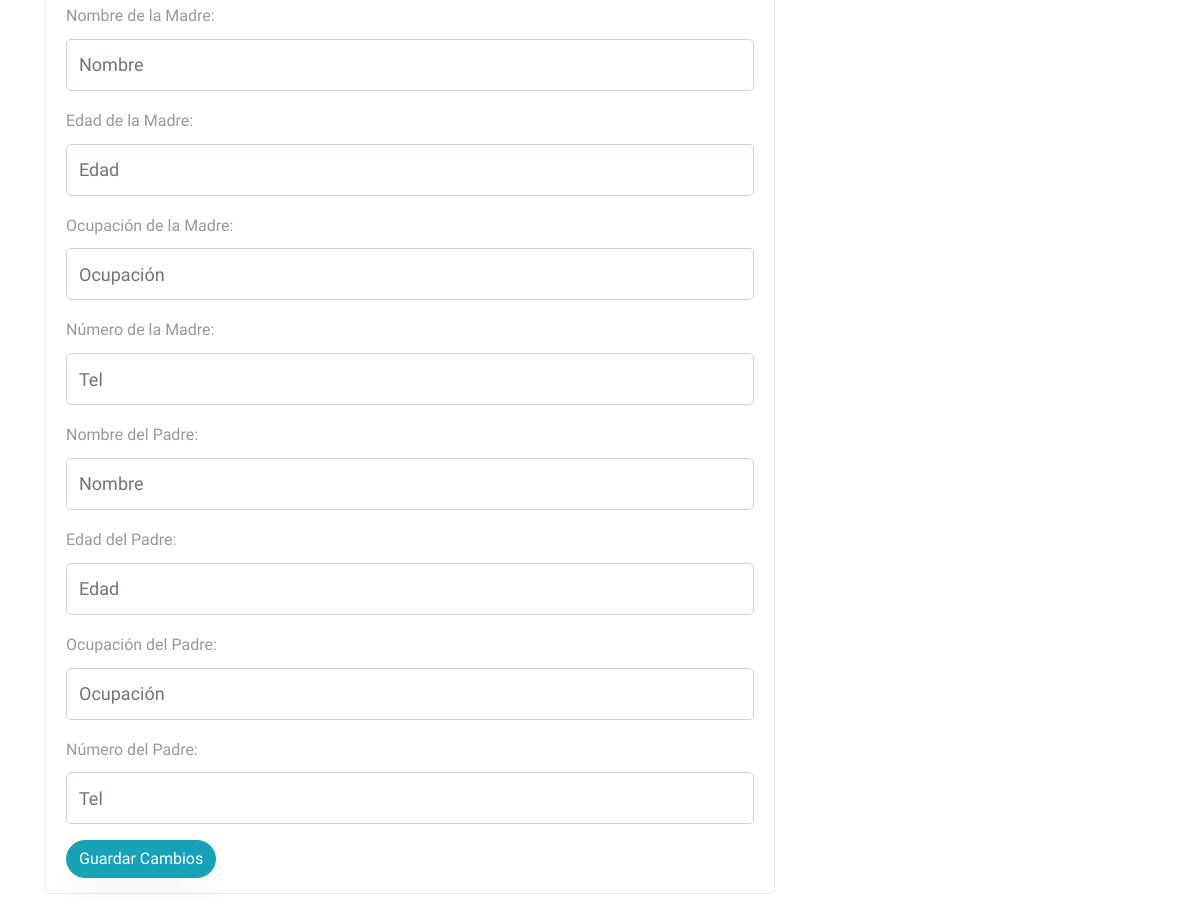
/profile/ (signed in, middle part), run on an earlier commit of the app's database.
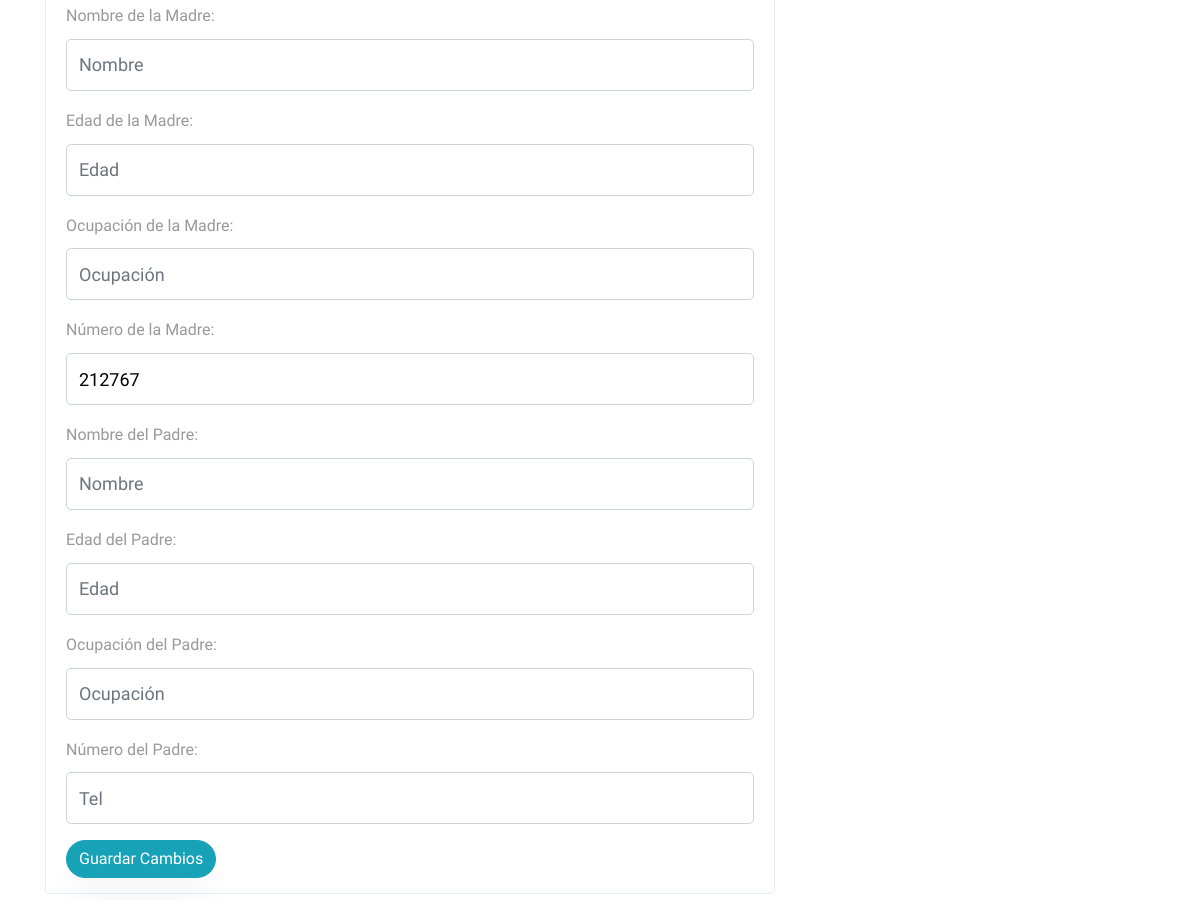
And on a later commit of the database.
### usuario/models.py (models this page shows, shortened)
class Usuario(AbstractBaseUser,PermissionsMixin):
    imagen       =  models.ImageField(default='default.jpg',upload_to='profile_pics')
    email        =  models.EmailField(max_length=60,blank=True)
    facebook     =  models.CharField(max_length=100,blank=True)
    username     =  models.CharField(max_length=30,unique=True)
    nombre       =  models.CharField(max_length=100)
    apellido     =  models.CharField(max_length=100)
    edad         =  models.IntegerField(blank=True,null=True)
    padecimientos = models.TextField(verbose_name="padecimientos",blank=True)
    asistencia = models.CharField(verbose_name="Días de asistencia",max_length=100,blank=True)
    enfoque = models.CharField(verbose_name="Area en la que guste que se enfocará la atención",max_length=100,blank=True)
    nombre_de_la_madre =  models.CharField(verbose_name="Nombre de la Madre",max_length=100,blank=True)
    edad_de_la_madre =  models.IntegerField(verbose_name="Edad",blank=True, null=True)
    ocupacion_de_la_madre = models.CharField(verbose_name="Ocupación",max_length=100,blank=True)
    numero_de_la_madre   =  models.IntegerField(verbose_name="Número de contacto",blank=True,null=True)
    nombre_del_padre =  models.CharField(verbose_name="Nombre del Padre",max_length=100,blank=True)
    edad_del_padre =  models.IntegerField(verbose_name="Edad",blank=True, null=True)
    ocupacion_del_padre = models.CharField(verbose_name="Ocupación",max_length=100,blank=True)
    numero_del_padre    =  models.IntegerField(verbose_name="Número de contacto",blank=True,null=True)
    fecha_nacimiento = models.DateField(verbose_name="Fecha de nacimiento",blank=True, null=True)
    escuela      =  models.CharField(verbose_name="Nombre de la escuela",max_length=100,blank=True)
    domicilio    =  models.CharField(verbose_name="Domicilio",max_length=150,blank=True)
    status_paquetes = models.BooleanField(verbose_name="¿Tiene Paquetes Activos?",default=False)
    '''
    NIVEL_STATUS = (
         ('k','Kinder'),
         ('p','Primaria'),
         ('s','Secundaria'),
         ('b','bachillerato'),
         ('u','universidad'))
    '''
    nivel_academico = models.CharField(max_length=500,blank=True,verbose_name='Nivel académico del alumno')
    date_joined  =  models.DateTimeField(verbose_name="Fecha de ingreso",auto_now_add=True)
    last_login   =  models.DateTimeField(verbose_name="Ultima fecha de Sesión",auto_now=True)
    is_admin     =  models.BooleanField(verbose_name="¿Es Administrador?",default=False)
    is_active    =  models.BooleanField(verbose_name="¿Esta Acivo?",default=True)
    is_staff     =  models.BooleanField(verbose_name="¿Es parte del Staff?",default=False)
    is_superuser =  models.BooleanField(verbose_name="¿Es Super Usuario?",default=False)
    grupo = models.OneToOneField(Group,on_delete=models.SET_NULL,null=True,blank=True)
    USERNAME_FIELD  = "username"
    REQUIRED_FIELDS = ["nombre","apellido"]
    objects = MyUsuarioManager()

### app/views.py (the view)
# urls.py: path('profile/', views.profile,name='profile'),
@login_required
def profile(request):
    context = {}
    if request.POST:
        form = UserUpdateForm(request.POST,request.FILES,instance=request.user)
        if form.is_valid():
            form.save()
            if form.changed_data:
                evento = Historial_User(mensaje=f"datos actualizados del Perfil: {form.changed_data}",usuario=request.user)
                evento.save()
                messages.success( request,'Los datos del formulario han sido actualizados')
                if not request.user.is_superuser:
                    usuarios = get_user_model().objects.filter(is_superuser=True)
                    notify.send(request.user,recipient=usuarios,verb="Datos de Perfil Actualizado",description=f"datos actualizados del Perfil: {form.changed_data}",action_object=request.user)
        else:
            messages.warning(request,'Error al procesar el formulario')
    else:
        form =UserUpdateForm(instance=request.user)
        '''initial = {
          'username' :request.user.username,
          'email': request.user.email,
          'facebook': request.user.facebook,
          'nombre': request.user.nombre,
          'apellido': request.user.apellido,
          'fecha_nacimiento': request.user.fecha_nacimiento,
          'edad': request.user.edad,
          'escuela': request.user.escuela,
          'domicilio': request.user.domicilio,
          'imagen': request.user.imagen,
          'nivel_academico': request.user.nivel_academico,
          'padecimientos': request.user.padecimientos,
          'asistencia': request.user.asistencia,
          'enfoque': request.user.enfoque,
          'nombre_de_la_madre': request.user.nombre_de_la_madre,
          'edad_de_la_madre': request.user.edad_de_la_madre,
          'ocupacion_de_la_madre': request.user.ocupacion_de_la_madre,
          'numero_de_la_madre': request.user.numero_de_la_madre,
          'nombre_del_padre': request.user.nombre_del_padre,
          'edad_del_padre': request.user.edad_del_padre,
          'ocupacion_del_padre': request.user.ocupacion_del_padre,
          'numero_del_padre': request.user.numero_del_padre
          }
        )'''
    context['profile_form'] = form
    user_status = online_users.models.OnlineUserActivity.get_user_activities(timedelta(seconds=60))
    context['online_users'] = (user for user in  user_status)
    context['historial'] = request.user.historial.all().order_by('-fecha')
    publicidad = Publicidad.objects.all()
    id_item_activate = 0
    if publicidad:
        id_item_activate = publicidad[0].id
    context["publicidad"] = publicidad
    context["id_item_activate"] = id_item_activate
    return render(request,'app/profile.html',context)

### app/templates/app/profile.html (shortened to what this page needs)
{% extends 'main/base.html' %}
{% load crispy_forms_tags%}
{% load static %}
{% block content %}
<section class="ftco-section  notifications-fix-top">
  <div class="container">
    <div class="row">
        <div class="col-md-8">
            <div class="portlet light bordered ftco-animate">
                <div class="portlet-body">
                        <div class="tab-content">
                            <div role="tabpanel" class="tab-pane active" id="home">
                                <form method="POST" enctype="multipart/form-data" novalidate>
                                  {% for field in profile_form %}
                                  <div class="form-group">
                                      {{ field.label_tag }}
                                      {{ field }}
                                  </div>
                                  {% endfor %}
                                  <button type="submit" class="btn btn-info">Guardar Cambios</button>
                                </form>
                            </div>
                        </div>
                </div>
            </div>
        </div>
        <div class="col-md-4">
      </div>
    </div>
  </div>
</section>
{% endblock content %}

What changed in the data, as far as the page shows it:
changed Usuario: numero_de_la_madre (not shown) → "212767"
